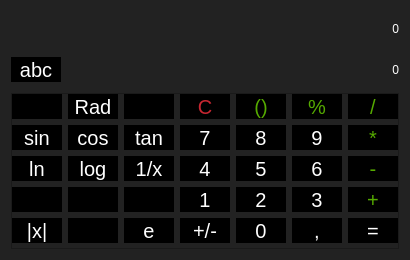
<?xml version="1.0" encoding="UTF-8"?>
<ui version="4.0">
 <class>Kalkulyator_ilmiy</class>
 <widget class="QWidget" name="Kalkulyator_ilmiy">
  <property name="geometry">
   <rect>
    <x>0</x>
    <y>0</y>
    <width>408</width>
    <height>260</height>
   </rect>
  </property>
  <property name="minimumSize">
   <size>
    <width>0</width>
    <height>260</height>
   </size>
  </property>
  <property name="maximumSize">
   <size>
    <width>440</width>
    <height>260</height>
   </size>
  </property>
  <property name="windowTitle">
   <string>Form</string>
  </property>
  <property name="styleSheet">
   <string notr="true">QWidget {
	background-color: rgb(34, 34, 34);
}
QLabel {
	color: white;
}
QPushButton {
	background-color: rgb(0, 0, 0);
	font-size: 20px;
	color: white;
	
	min-width: 50px;
	min-height: 10px;
	max-width:75;
	max-height: 25;
	border-radius: 25px;
}
#btn_qavs,#btn_foiz,#btn_bolish,
#btn_kopaytirish,#btn_ayirish,
#btn_qoshish,btn_qoshish {
	
	color: rgb(85, 170, 0);
}</string>
  </property>
  <layout class="QGridLayout" name="gridLayout_2">
   <item row="0" column="0" colspan="2">
    <spacer name="horizontalSpacer_2">
     <property name="orientation">
      <enum>Qt::Horizontal</enum>
     </property>
     <property name="sizeHint" stdset="0">
      <size>
       <width>412</width>
       <height>20</height>
      </size>
     </property>
    </spacer>
   </item>
   <item row="0" column="2">
    <widget class="QLabel" name="label">
     <property name="minimumSize">
      <size>
       <width>160</width>
       <height>35</height>
      </size>
     </property>
     <property name="maximumSize">
      <size>
       <width>16777215</width>
       <height>35</height>
      </size>
     </property>
     <property name="text">
      <string>0</string>
     </property>
     <property name="alignment">
      <set>Qt::AlignRight|Qt::AlignTrailing|Qt::AlignVCenter</set>
     </property>
    </widget>
   </item>
   <item row="1" column="0">
    <widget class="QPushButton" name="ilmiy_rejim">
     <property name="text">
      <string>abc</string>
     </property>
    </widget>
   </item>
   <item row="1" column="1">
    <spacer name="horizontalSpacer">
     <property name="orientation">
      <enum>Qt::Horizontal</enum>
     </property>
     <property name="sizeHint" stdset="0">
      <size>
       <width>356</width>
       <height>20</height>
      </size>
     </property>
    </spacer>
   </item>
   <item row="1" column="2">
    <widget class="QLabel" name="label_2">
     <property name="minimumSize">
      <size>
       <width>160</width>
       <height>35</height>
      </size>
     </property>
     <property name="maximumSize">
      <size>
       <width>16777215</width>
       <height>35</height>
      </size>
     </property>
     <property name="text">
      <string>0</string>
     </property>
     <property name="alignment">
      <set>Qt::AlignRight|Qt::AlignTrailing|Qt::AlignVCenter</set>
     </property>
    </widget>
   </item>
   <item row="2" column="0" colspan="3">
    <widget class="QFrame" name="frame">
     <property name="styleSheet">
      <string notr="true"/>
     </property>
     <property name="frameShape">
      <enum>QFrame::StyledPanel</enum>
     </property>
     <property name="frameShadow">
      <enum>QFrame::Raised</enum>
     </property>
     <layout class="QGridLayout" name="gridLayout">
      <property name="leftMargin">
       <number>0</number>
      </property>
      <property name="topMargin">
       <number>0</number>
      </property>
      <property name="rightMargin">
       <number>0</number>
      </property>
      <property name="bottomMargin">
       <number>0</number>
      </property>
      <item row="0" column="0">
       <layout class="QVBoxLayout" name="verticalLayout">
        <property name="spacing">
         <number>0</number>
        </property>
        <item>
         <widget class="QPushButton" name="btn_rad_deg">
          <property name="maximumSize">
           <size>
            <width>75</width>
            <height>12</height>
           </size>
          </property>
          <property name="styleSheet">
           <string notr="true">	background-color: rgb(0, 0, 0);
	font-size: 20px;
	color: white;
	
	min-width: 50px;
	min-height: 10px;
	max-width:75;
	max-height: 12;
	border-radius: 25px;</string>
          </property>
          <property name="text">
           <string/>
          </property>
          <property name="icon">
           <iconset resource="kalkulyator_2.ui">
            <normaloff>:/img/rasmlar/Снимок экрана (193).png</normaloff>:/img/rasmlar/Снимок экрана (193).png</iconset>
          </property>
          <property name="iconSize">
           <size>
            <width>50</width>
            <height>50</height>
           </size>
          </property>
         </widget>
        </item>
        <item>
         <widget class="QPushButton" name="pushButton_16">
          <property name="maximumSize">
           <size>
            <width>75</width>
            <height>13</height>
           </size>
          </property>
          <property name="styleSheet">
           <string notr="true">	background-color: rgb(0, 0, 0);
	font-size: 20px;
	color: white;
	
	min-width: 50px;
	min-height: 10px;
	max-width:75;
	max-height: 13;
	border-radius: 25px;</string>
          </property>
          <property name="text">
           <string/>
          </property>
          <property name="icon">
           <iconset resource="kalkulyator_2.ui">
            <normaloff>:/img/rasmlar/Снимок экрана (194).png</normaloff>:/img/rasmlar/Снимок экрана (194).png</iconset>
          </property>
          <property name="iconSize">
           <size>
            <width>40</width>
            <height>40</height>
           </size>
          </property>
         </widget>
        </item>
       </layout>
      </item>
      <item row="0" column="1">
       <widget class="QPushButton" name="btn_rad">
        <property name="text">
         <string>Rad</string>
        </property>
       </widget>
      </item>
      <item row="0" column="2">
       <widget class="QPushButton" name="btn_ildiz">
        <property name="text">
         <string/>
        </property>
        <property name="icon">
         <iconset resource="kalkulyator_2.ui">
          <normaloff>:/img/rasmlar/Снимок экрана (191).png</normaloff>:/img/rasmlar/Снимок экрана (191).png</iconset>
        </property>
        <property name="iconSize">
         <size>
          <width>40</width>
          <height>40</height>
         </size>
        </property>
       </widget>
      </item>
      <item row="0" column="3">
       <widget class="QPushButton" name="btn_clear">
        <property name="styleSheet">
         <string notr="true">color: rgb(200, 38, 49);</string>
        </property>
        <property name="text">
         <string>C</string>
        </property>
       </widget>
      </item>
      <item row="0" column="4">
       <widget class="QPushButton" name="btn_qavs">
        <property name="text">
         <string>()</string>
        </property>
       </widget>
      </item>
      <item row="0" column="5">
       <widget class="QPushButton" name="btn_foiz">
        <property name="text">
         <string>%</string>
        </property>
       </widget>
      </item>
      <item row="0" column="6">
       <widget class="QPushButton" name="btn_bolish">
        <property name="text">
         <string>/</string>
        </property>
       </widget>
      </item>
      <item row="1" column="0">
       <widget class="QPushButton" name="btn_sin">
        <property name="text">
         <string>sin</string>
        </property>
       </widget>
      </item>
      <item row="1" column="1">
       <widget class="QPushButton" name="btn_cos">
        <property name="text">
         <string>cos</string>
        </property>
       </widget>
      </item>
      <item row="1" column="2">
       <widget class="QPushButton" name="btn_tan">
        <property name="text">
         <string>tan</string>
        </property>
       </widget>
      </item>
      <item row="1" column="3">
       <widget class="QPushButton" name="btn_7">
        <property name="text">
         <string>7</string>
        </property>
       </widget>
      </item>
      <item row="1" column="4">
       <widget class="QPushButton" name="btn_8">
        <property name="text">
         <string>8</string>
        </property>
       </widget>
      </item>
      <item row="1" column="5">
       <widget class="QPushButton" name="btn_9">
        <property name="text">
         <string>9</string>
        </property>
       </widget>
      </item>
      <item row="1" column="6">
       <widget class="QPushButton" name="btn_kopaytirish">
        <property name="text">
         <string>*</string>
        </property>
       </widget>
      </item>
      <item row="2" column="0">
       <widget class="QPushButton" name="btn_ln">
        <property name="text">
         <string>ln</string>
        </property>
       </widget>
      </item>
      <item row="2" column="1">
       <widget class="QPushButton" name="btn_log">
        <property name="text">
         <string>log</string>
        </property>
       </widget>
      </item>
      <item row="2" column="2">
       <widget class="QPushButton" name="btn_1x">
        <property name="text">
         <string>1/x</string>
        </property>
       </widget>
      </item>
      <item row="2" column="3">
       <widget class="QPushButton" name="btn_4">
        <property name="text">
         <string>4</string>
        </property>
       </widget>
      </item>
      <item row="2" column="4">
       <widget class="QPushButton" name="btn_5">
        <property name="text">
         <string>5</string>
        </property>
       </widget>
      </item>
      <item row="2" column="5">
       <widget class="QPushButton" name="btn_6">
        <property name="text">
         <string>6</string>
        </property>
       </widget>
      </item>
      <item row="2" column="6">
       <widget class="QPushButton" name="btn_ayirish">
        <property name="text">
         <string>-</string>
        </property>
       </widget>
      </item>
      <item row="3" column="0">
       <widget class="QPushButton" name="btn_ex">
        <property name="text">
         <string/>
        </property>
        <property name="icon">
         <iconset resource="kalkulyator_2.ui">
          <normaloff>:/img/rasmlar/Снимок экрана (187).png</normaloff>:/img/rasmlar/Снимок экрана (187).png</iconset>
        </property>
        <property name="iconSize">
         <size>
          <width>40</width>
          <height>40</height>
         </size>
        </property>
       </widget>
      </item>
      <item row="3" column="1">
       <widget class="QPushButton" name="btn_x2">
        <property name="text">
         <string/>
        </property>
        <property name="icon">
         <iconset resource="kalkulyator_2.ui">
          <normaloff>:/img/rasmlar/Снимок экрана (188).png</normaloff>:/img/rasmlar/Снимок экрана (188).png</iconset>
        </property>
        <property name="iconSize">
         <size>
          <width>40</width>
          <height>40</height>
         </size>
        </property>
       </widget>
      </item>
      <item row="3" column="2">
       <widget class="QPushButton" name="btn_xy">
        <property name="text">
         <string/>
        </property>
        <property name="icon">
         <iconset resource="kalkulyator_2.ui">
          <normaloff>:/img/rasmlar/Снимок экрана (189).png</normaloff>:/img/rasmlar/Снимок экрана (189).png</iconset>
        </property>
        <property name="iconSize">
         <size>
          <width>40</width>
          <height>40</height>
         </size>
        </property>
       </widget>
      </item>
      <item row="3" column="3">
       <widget class="QPushButton" name="btn_1">
        <property name="text">
         <string>1</string>
        </property>
       </widget>
      </item>
      <item row="3" column="4">
       <widget class="QPushButton" name="btn_2">
        <property name="text">
         <string>2</string>
        </property>
       </widget>
      </item>
      <item row="3" column="5">
       <widget class="QPushButton" name="btn_3">
        <property name="text">
         <string>3</string>
        </property>
       </widget>
      </item>
      <item row="3" column="6">
       <widget class="QPushButton" name="btn_qoshish">
        <property name="text">
         <string>+</string>
        </property>
       </widget>
      </item>
      <item row="4" column="0">
       <widget class="QPushButton" name="btn_x">
        <property name="text">
         <string>|x|</string>
        </property>
       </widget>
      </item>
      <item row="4" column="1">
       <widget class="QPushButton" name="btn_p">
        <property name="text">
         <string/>
        </property>
        <property name="icon">
         <iconset resource="kalkulyator_2.ui">
          <normaloff>:/img/rasmlar/Снимок экрана (190).png</normaloff>:/img/rasmlar/Снимок экрана (190).png</iconset>
        </property>
        <property name="iconSize">
         <size>
          <width>40</width>
          <height>40</height>
         </size>
        </property>
       </widget>
      </item>
      <item row="4" column="2">
       <widget class="QPushButton" name="btn_e">
        <property name="text">
         <string>e</string>
        </property>
       </widget>
      </item>
      <item row="4" column="3">
       <widget class="QPushButton" name="btn_ishora">
        <property name="text">
         <string>+/-</string>
        </property>
       </widget>
      </item>
      <item row="4" column="4">
       <widget class="QPushButton" name="btn_nol">
        <property name="text">
         <string>0</string>
        </property>
       </widget>
      </item>
      <item row="4" column="5">
       <widget class="QPushButton" name="btn_vergul">
        <property name="text">
         <string>,</string>
        </property>
       </widget>
      </item>
      <item row="4" column="6">
       <widget class="QPushButton" name="btn_teng">
        <property name="text">
         <string>=</string>
        </property>
       </widget>
      </item>
     </layout>
    </widget>
   </item>
  </layout>
 </widget>
 <resources>
  <include location="kalkulyator_2.ui"/>
 </resources>
 <connections/>
</ui>
